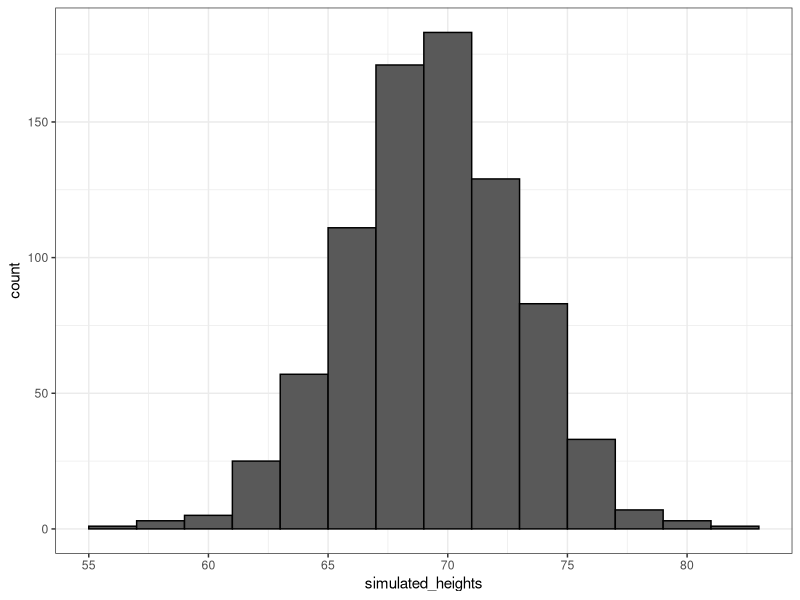

This chart was generated by the following R code:
library(dslabs)
library(dplyr)
data(heights)
attach(heights)
x<- heights %>% filter(sex=="Male") %>% .$height
n<- length(x)
avg<- mean(x)
s<- sd(x)
simulated_heights<- rnorm(n,avg,s) #generates normally distributed outcomes
library(ggplot2)
ds_theme_set()
data.frame(simulated_heights=simulated_heights) %>% ggplot(aes(simulated_heights)) + geom_histogram(color="black",binwidth = 2)
#generates a graph with the normally distributed outcomes

#If we pick 800 males at random, how rare is that the tallest person is a 7 footer?
B<- 10000
tallest<- replicate(B, {
  simulated_data<- rnorm(800,avg,s)
  max(simulated_data)
})
mean(tallest>=7*12)
